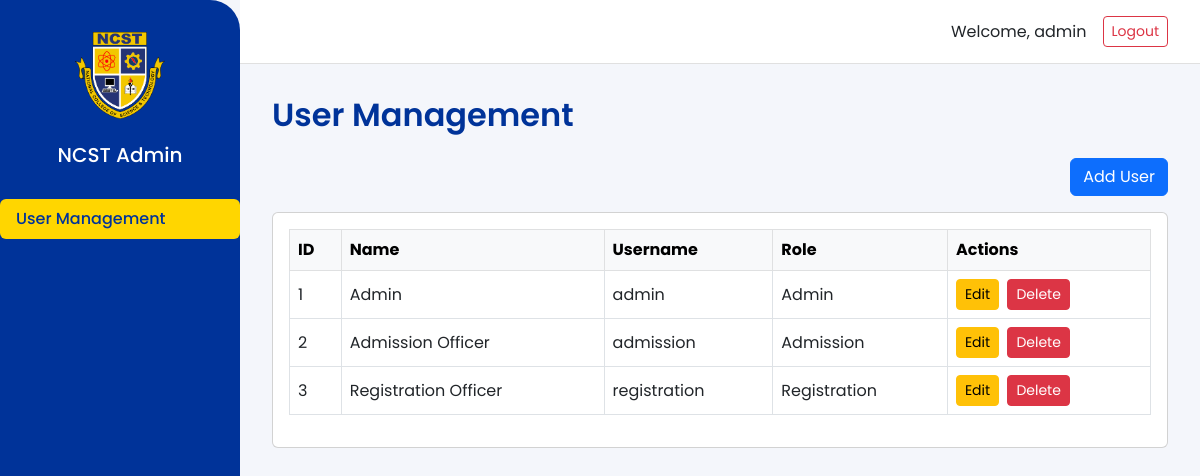
/ncst_portal/admin/dashboard.php (signed in), run on the app's committed database.
### tables this page shows
CREATE TABLE `users` (
  `id` int(11) NOT NULL,
  `username` varchar(50) NOT NULL,
  `password` varchar(255) NOT NULL,
  `name` varchar(100) NOT NULL,
  `role` enum('admin','admission','registration','student') NOT NULL DEFAULT 'student',
  `created_at` timestamp NOT NULL DEFAULT current_timestamp()
);

### ncst_portal/admin/dashboard.php (the view, shortened to what this page needs)
<?php
require_once '../../db.php';
$page = $_GET['page'] ?? 'users';
function active_link($p, $page) { return $p === $page ? 'active' : ''; }
?>
<!DOCTYPE html>
<html lang="en">
<head>
    <link href="https://cdn.jsdelivr.net/npm/bootstrap@5.3.0/dist/css/bootstrap.min.css" rel="stylesheet">
    <link href="admin.css" rel="stylesheet">
</head>
<body>
    <div class="sidebar d-none d-md-flex flex-column align-items-center">
        <img src="../../images/ncst-logo.png" alt="NCST Logo" class="logo">
        <h5 class="mb-4">NCST Admin</h5>
        <nav class="nav flex-column w-100">
            <a class="nav-link <?php echo active_link('users', $page); ?>" href="?page=users">User Management</a>
        </nav>
    </div>
    <div class="topbar d-flex align-items-center justify-content-end">
        <span class="me-3">Welcome, <?php echo htmlspecialchars($_SESSION['username']); ?></span>
        <a href="../logout.php" class="btn btn-outline-danger btn-sm">Logout</a>
    </div>
    <div class="main-content">
        <?php if ($page === 'users'): ?>
            <h2 class="welcome mb-4">User Management</h2>
            <?php
            $users = $conn->query("SELECT id, name, username, role FROM users WHERE role != 'student' ORDER BY id ASC");
            ?>
            <div class="mb-3 text-end">
                <button class="btn btn-primary" data-bs-toggle="modal" data-bs-target="#addUserModal">Add User</button>
            </div>
            <div class="card p-3">
                <div class="table-responsive">
                    <table class="table table-bordered align-middle">
                        <thead class="table-light">
                            <tr>
                                <th>ID</th>
                                <th>Name</th>
                                <th>Username</th>
                                <th>Role</th>
                                <th>Actions</th>
                            </tr>
                        </thead>
                        <tbody>
                        <?php while ($row = $users->fetch_assoc()): ?>
                            <tr>
                                <td><?php echo $row['id']; ?></td>
                                <td><?php echo htmlspecialchars($row['name']); ?></td>
                                <td><?php echo htmlspecialchars($row['username']); ?></td>
                                <td><?php echo htmlspecialchars(ucfirst($row['role'])); ?></td>
                                <td>
                                    <button class="btn btn-sm btn-warning me-1" data-bs-toggle="modal" data-bs-target="#editUserModal<?php echo $row['id']; ?>">Edit</button>
                                    <form method="post" action="?page=users" style="display:inline-block;">
                                        <button type="button" class="btn btn-sm btn-danger" data-bs-toggle="modal" data-bs-target="#deleteUserModal<?php echo $row['id']; ?>">Delete</button>
                                    </form>
                                </td>
                            </tr>
                        <?php endwhile; ?>
                        </tbody>
                    </table>
                </div>
            </div>
        <?php endif; ?>
    </div>
</body>
</html>

### ncst_portal/admin/admin.css (style rules this page uses)
body { background: #f4f6fb; font-family: 'Poppins', Arial, sans-serif; }
.sidebar { min-height: 100vh; background: #003399; color: #fff; width: 240px; position: fixed; top: 0; left: 0; display: flex; flex-direction: column; align-items: center; padding-top: 2rem; font-family: 'Poppins', Arial, sans-serif; border-top-right-radius: 30px; border-bottom-right-radius: 30px; }
.sidebar .logo { width: 90px; margin-bottom: 1.5rem; }
.sidebar .nav-link { color: #fff; font-weight: 500; margin: 0.5rem 0; border-radius: 6px; transition: background 0.2s; font-family: 'Poppins', Arial, sans-serif; }
.sidebar .nav-link.active, .sidebar .nav-link:hover { background: #FFD600; color: #003399; }
.topbar { height: 64px; background: #fff; border-bottom: 1px solid #e0e0e0; margin-left: 240px; display: flex; align-items: center; justify-content: flex-end; padding: 0 2rem; font-family: 'Poppins', Arial, sans-serif; }
.main-content { margin-left: 240px; padding: 2rem; font-family: 'Poppins', Arial, sans-serif; }
.welcome { color: #003399; font-weight: 600; font-family: 'Poppins', Arial, sans-serif; }

### data on the page
users: id "1", name "Admin", username "admin", role "Admin"
users: id "2", name "Admission Officer", username "admission", role "Admission"
users: id "3", name "Registration Officer", username "registration", role "Registration"

### other printed values
$_SESSION['username'] "admin"
